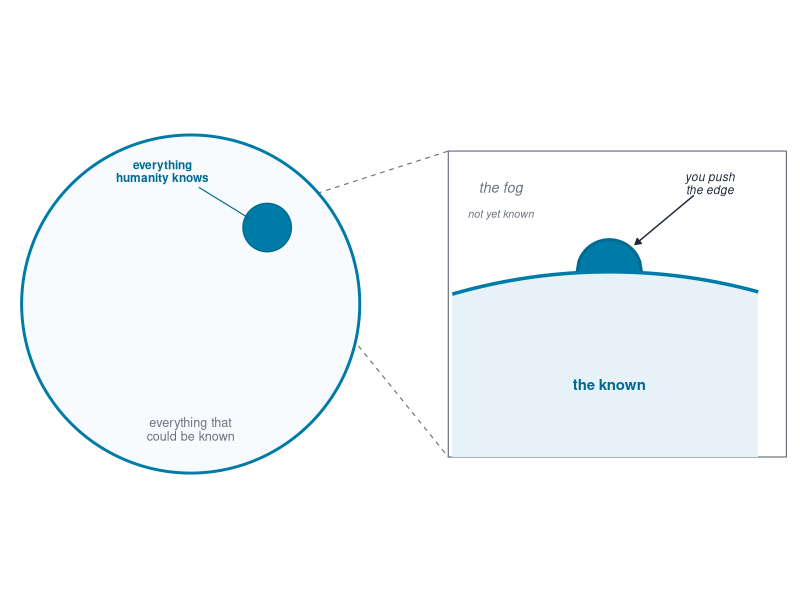

This chart was generated by the following R code:
## ---- chunk 1
#| label: fig-circle-of-knowledge
#| fig-cap: "Everything that could be known, and the speck of it humanity has mapped. Zoom to the edge of that speck, and the entrepreneur's work comes into view: pushing the boundary of the known a little further out into the fog."
#| echo: false
#| warning: false
#| message: false
#| fig-width: 8
#| fig-height: 4.1
#| out-width: "720px"
library(ggplot2)
library(ggforce)
teal <- "#007BA7"; darkteal <- "#006B90"; grey <- "#6B7280"; ink <- "#1F2937"; fill_known <- "#E6F2F7"
big   <- data.frame(x0 = 2.5, y0 = 2.7, r = 2.1)
speck <- data.frame(x0 = 3.45, y0 = 3.65, r = 0.30)
cx <- 7.7; cy <- -3.9; cr <- 7.0
xs <- seq(5.75, 9.55, length.out = 80)
ys <- cy + sqrt(pmax(0, cr^2 - (xs - cx)^2))
arc <- data.frame(x = xs, y = ys)
known_poly <- rbind(data.frame(x = 5.75, y = 0.8), arc, data.frame(x = 9.55, y = 0.8))
topy <- cy + cr; br <- 0.40
bx <- seq(-br, br, length.out = 40); by <- sqrt(pmax(0, br^2 - bx^2))
bump      <- data.frame(x = 7.7 + bx, y = topy + by)
bump_fill <- rbind(data.frame(x = 7.7 - br, y = topy), data.frame(x = 7.7 + bx, y = topy + by), data.frame(x = 7.7 + br, y = topy))
frame <- data.frame(xmin = 5.7, xmax = 9.9, ymin = 0.8, ymax = 4.6)
ggplot() +
  annotate("segment", x = 3.62, y = 3.93, xend = 5.7, yend = 4.6, linetype = "dashed", color = grey, linewidth = 0.4) +
  annotate("segment", x = 3.62, y = 3.37, xend = 5.7, yend = 0.8, linetype = "dashed", color = grey, linewidth = 0.4) +
  geom_circle(data = big, aes(x0 = x0, y0 = y0, r = r), fill = "#F7FBFD", color = teal, linewidth = 1.0) +
  geom_circle(data = speck, aes(x0 = x0, y0 = y0, r = r), fill = teal, color = darkteal, linewidth = 0.5) +
  annotate("text", x = 2.5, y = 1.15, label = "everything that\ncould be known", color = grey, size = 3.2, lineheight = 0.9) +
  annotate("text", x = 2.15, y = 4.35, label = "everything\nhumanity knows", color = darkteal, size = 3.0, fontface = 2, lineheight = 0.9) +
  annotate("segment", x = 2.6, y = 4.15, xend = 3.25, yend = 3.75, color = darkteal, linewidth = 0.4) +
  geom_rect(data = frame, aes(xmin = xmin, xmax = xmax, ymin = ymin, ymax = ymax), fill = NA, color = grey, linewidth = 0.4) +
  geom_polygon(data = known_poly, aes(x, y), fill = fill_known) +
  geom_polygon(data = bump_fill, aes(x, y), fill = teal) +
  geom_path(data = arc, aes(x, y), color = teal, linewidth = 1.2) +
  geom_path(data = bump, aes(x, y), color = darkteal, linewidth = 1.0) +
  annotate("text", x = 7.7, y = 1.7, label = "the known", color = darkteal, size = 3.8, fontface = 2) +
  annotate("text", x = 6.35, y = 4.15, label = "the fog", color = grey, size = 3.6, fontface = 3) +
  annotate("text", x = 6.35, y = 3.82, label = "not yet known", color = grey, size = 2.7, fontface = 3) +
  annotate("segment", x = 8.75, y = 4.05, xend = 8.02, yend = topy + 0.34, color = ink, linewidth = 0.5, arrow = arrow(length = unit(0.16, "cm"), type = "closed")) +
  annotate("text", x = 8.95, y = 4.2, label = "you push\nthe edge", color = ink, size = 3.0, fontface = 3, lineheight = 0.9) +
  coord_fixed(xlim = c(0.2, 10), ylim = c(0.5, 5.0), expand = FALSE) +
  theme_void() + theme(plot.margin = margin(4, 4, 4, 4))
